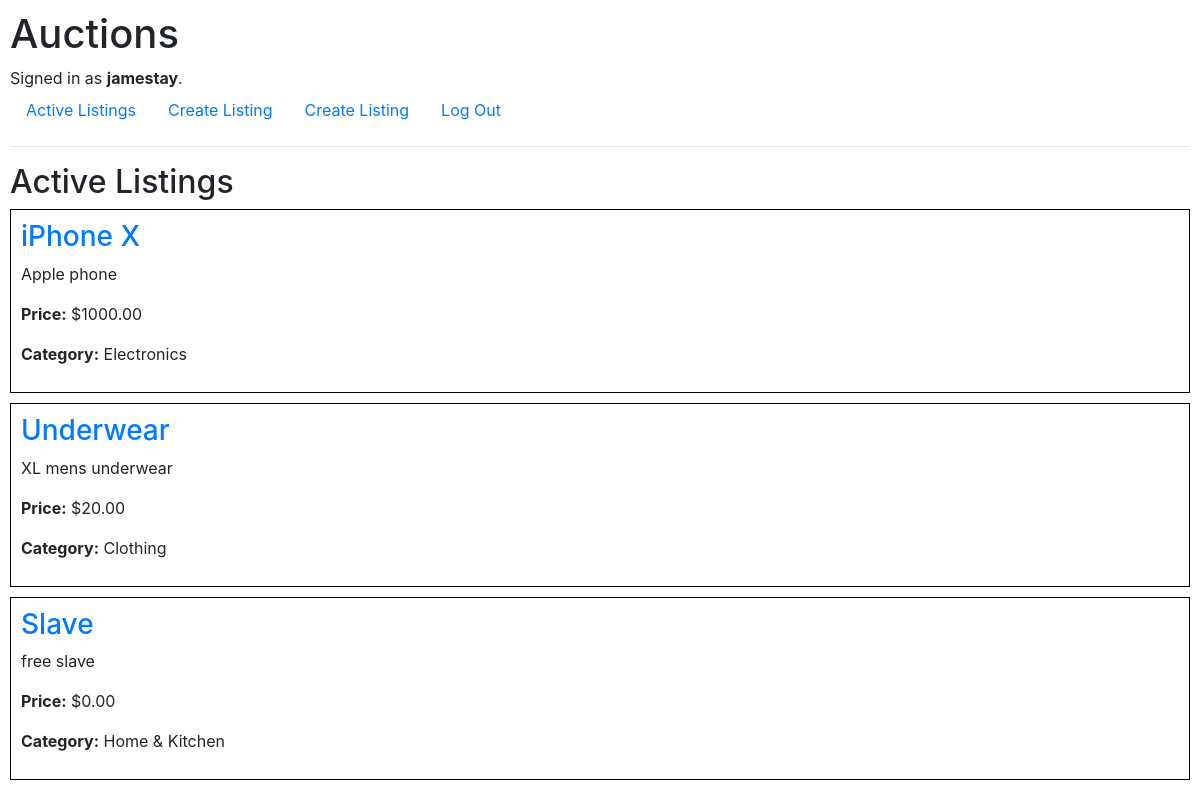
The page / (signed in) on the database its author committed.
### auctions/models.py (models this page shows, shortened)
class User(AbstractUser):
    pass

class Listings(models.Model):
    CATEGORIES = [
    ("electronics", "Electronics"),
    ("clothing", "Clothing"),
    ("home_kitchen", "Home & Kitchen"),
    ("beauty", "Beauty & Personal Care"),
    ("sports", "Sports & Outdoors"),
    ("toys", "Toys & Games"),
    ("books", "Books"),
    ("groceries", "Groceries"),
    ("furniture", "Furniture"),
    ("automotive", "Automotive"),
]
    title = models.CharField(max_length=64, blank=False)
    description = models.TextField(blank=False)
    starting_bid = models.DecimalField(decimal_places=2, max_digits=10, blank=False)
    image = models.URLField(blank=True) # optional
    category = models.CharField(max_length=20, choices=CATEGORIES, blank=True) # optional
    is_active = models.BooleanField(default=True, null=False) # cannot be null in database
    watchers = models.ManyToManyField(User, blank=True, related_name='watchlist')

### auctions/views.py (the view)
# urls.py: path("", views.index, name="index"),
def index(request):
    listings = Listings.objects.filter(is_active=True)
    return render(request, "auctions/index.html", {
        "listings": listings,
        "user": request.user})

### auctions/templates/auctions/index.html (shortened to what this page needs)
{% extends "auctions/layout.html" %}
{% block body %}
    <h2>Active Listings</h2>
    {% for listing in listings %}
        <div class="listing">
            <h3><a href="{% url 'listing' listing_id=listing.id %}">{{ listing.title }}</a></h3>
            <p>{{ listing.description }}</p>
            <p><strong>Price:</strong> ${{ listing.starting_bid }}</p>
            {% if listing.category %}
                <p><strong>Category:</strong> {{ listing.get_category_display }}</p>
            {% endif %}
        </div>
    {% empty %}
        <p>No active listings available.</p>
    {% endfor %}
{% endblock %}

### auctions/templates/auctions/layout.html (shortened to what this page needs)
{% load static %}
<!DOCTYPE html>
<html lang="en">
    <head>
        <link rel="stylesheet" href="https://stackpath.bootstrapcdn.com/bootstrap/4.4.1/css/bootstrap.min.css">
        <link href="{% static 'auctions/styles.css' %}" rel="stylesheet">
    </head>
    <body>
        <h1>Auctions</h1>
        <div>
            {% if user.is_authenticated %}
                Signed in as <strong>{{ user.username }}</strong>.
            {% else %}
                Not signed in.
            {% endif %}
        </div>
        <ul class="nav">
            <li class="nav-item">
                <a class="nav-link" href="{% url 'index' %}">Active Listings</a>
            </li>
            {% if user.is_authenticated %}
                <li class="nav-item">
                    <a class="nav-link" href="{% url 'watchlist' %}">Create Listing</a>
                </li>
                <li class="nav-item">
                    <a class="nav-link" href="{% url 'create_listing' %}">Create Listing</a>
                </li>
                <li class="nav-item">
                    <a class="nav-link" href="{% url 'logout' %}">Log Out</a>
                </li>
            {% endif %}
        </ul>
        <hr>
        {% block body %}
        {% endblock %}
    </body>
</html>

### auctions/static/auctions/styles.css (style rules this page uses)
body { padding: 10px; }
.listing { border: 1px solid black; padding: 10px; margin-bottom: 10px; }

### rows shown on the page
User: username "jamestay"
Listings: title "iPhone X", description "Apple phone", starting_bid "1000.00", category "Electronics"
Listings: title "Underwear", description "XL mens underwear", starting_bid "20.00", category "Clothing"
Listings: title "Slave", description "free slave", starting_bid "0.00", category "Home & Kitchen"
